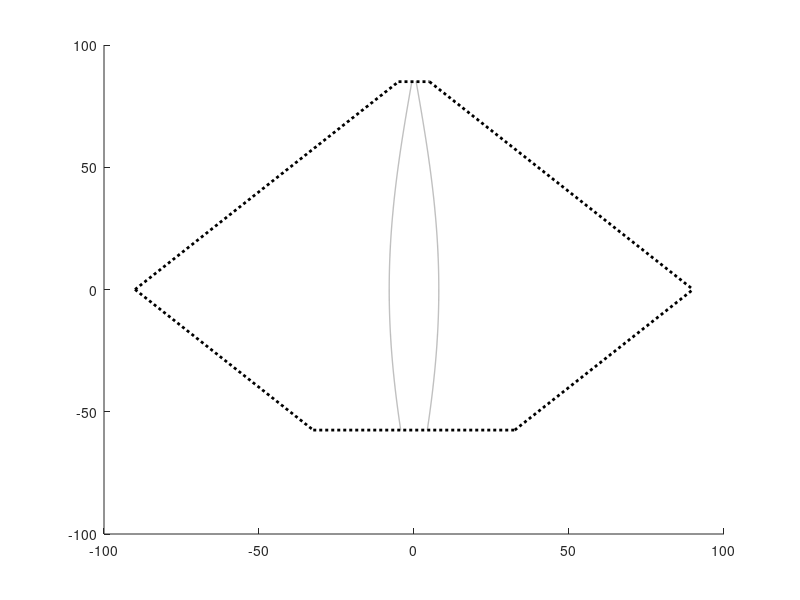

Here is the MATLAB script that generated this plot:
function pa_plotfart(mc)
% PLOTFART plot the double polar-limits of the FART-setup
%
% PLOTFART(MC)
% Plot the limits with color MC.
%
% Example
%   plotfart('r');
%
% See also GENEXPERIMENT, PLOTGRID
%

% Author  Marc van Wanrooij
% Copyright 2007

if nargin<1
%     mc = [0.7 0.7 0.7];
	mc = 'k';
end
oldhold = ishold;
if ~oldhold
    hold on;
end
% axis([-100 100 -100 100]);
% for i = 1:(29+29)
%     h=horline(((i-1)*2.5)-57.5,'k:');set(h,'Color',[0.7 0.7 0.7]);
% end

h = plot([-90 -5],[0 85],'k:',...
    [5 90],[85 0],'k:',...
    [32.5 90],[-57.5 0],'k:',...
    [-90 -32.5],[0 -57.5],'k:',...
    [-32.5 32.5],[-57.5 -57.5],'k:',...
    [-5 5],[85 85],'k:'); set(h,'LineWidth',2,'Color',mc);
fixdist = 8;
elfix       = -57.5:0.1:85;
azfix       = asind(sind(fixdist).*cosd(elfix));
h           = plot(azfix,elfix,'k:');set(h,'LineWidth',1,'Color',mc);
elfix       = -57.5:0.1:85;
azfix       = asind(sind(-fixdist).*cosd(elfix));
h           = plot(azfix,elfix,'k:');set(h,'LineWidth',1,'Color',mc);

if ~oldhold
    hold off;
end
